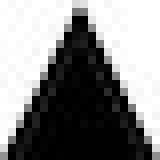
#> input picture img/up.jpg, 20 x 20 px, found by its file name (shown 8 times larger)
$ python image_util.py
#> lines starting #> are read from the running program, lines starting #| are printed output that depends on the picture
### scripts/read_config.py
import os
import json

def read_config():
    config_file_path = os.path.join(
        os.path.dirname(os.path.realpath(__file__)),
        'configuration.json'
    )
    with open(config_file_path) as config_file:
#> (reads scripts/configuration.json from the repository)
        return json.load(config_file)

### scripts/image_util.py
import cv2
import numpy as np
import os
from read_config import read_config

map_x = (read_config()["map_size"][0])
map_y = (read_config()["map_size"][1])
MAP_SHAPE = (((map_x * (20 + 4)) + 4), ((map_y * (20 + 4)) + 4), 3)

up = cv2.imread("/home/thn055/catkin_ws/src/cse_190_final/img/up.jpg")
#> up is the input picture: shape (20, 20, 3); min 0, max 255, mean 134.7
down = cv2.imread("/home/thn055/catkin_ws/src/cse_190_final/img/down.jpg")
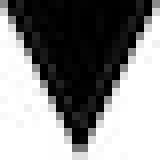
#> input picture img/down.jpg, 20 x 20 px, found by its file name (shown 8 times larger)
#> down is the input picture: shape (20, 20, 3); min 0, max 255, mean 135.1
left = cv2.imread("/home/thn055/catkin_ws/src/cse_190_final/img/left.jpg")
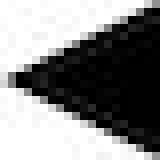
#> input picture img/left.jpg, 20 x 20 px, found by its file name (shown 8 times larger)
#> left is the input picture: shape (20, 20, 3); min 0, max 255, mean 134.6
right = cv2.imread("/home/thn055/catkin_ws/src/cse_190_final/img/right.jpg")
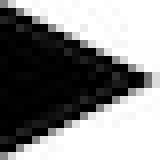
#> input picture img/right.jpg, 20 x 20 px, found by its file name (shown 8 times larger)
#> right is the input picture: shape (20, 20, 3); min 0, max 255, mean 134.9
goal = cv2.imread("/home/thn055/catkin_ws/src/cse_190_final/img/goal.jpg")
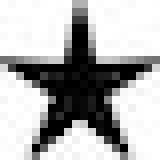
#> input picture img/goal.jpg, 20 x 20 px, found by its file name (shown 8 times larger)
#> goal is the input picture: shape (20, 20, 3); min 0, max 255, mean 176.5
wall = cv2.imread("/home/thn055/catkin_ws/src/cse_190_final/img/wall.jpg")
pit = cv2.imread("/home/thn055/catkin_ws/src/cse_190_final/img/pit.jpg")
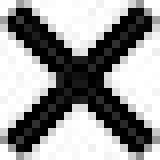
#> input picture img/pit.jpg, 20 x 20 px, found by its file name (shown 8 times larger)
#> pit is the input picture: shape (20, 20, 3); min 0, max 255, mean 152.1
empty = cv2.imread("/home/thn055/catkin_ws/src/cse_190_final/img/empty.jpg")

img_map = {
	"EMPTY": empty,
	"WALL": wall,
	"PIT": pit,
	"GOAL": goal,
	"N": up,
	"S": down,
	"W": left,
	"E": right
}

height, width, layers = MAP_SHAPE

def save_image_for_iteration(policy_list):
	#Creating an empty map of white spaces
	empty_map = np.zeros(MAP_SHAPE)
	empty_map.fill(255)
	for row in range(len(policy_list)):
		for col in range(len(policy_list[0])):
			new_pos_row = ((row + 1) * 4) + (row * 20)
			new_pos_col = ((col + 1) * 4) + (col * 20)
			empty_map[new_pos_row : new_pos_row + 20, new_pos_col : new_pos_col + 20] = img_map[policy_list[row][col]]
	cv2.imwrite("/home/thn055/catkin_ws/src/cse_190_final/result/path" + ".jpg", empty_map)
